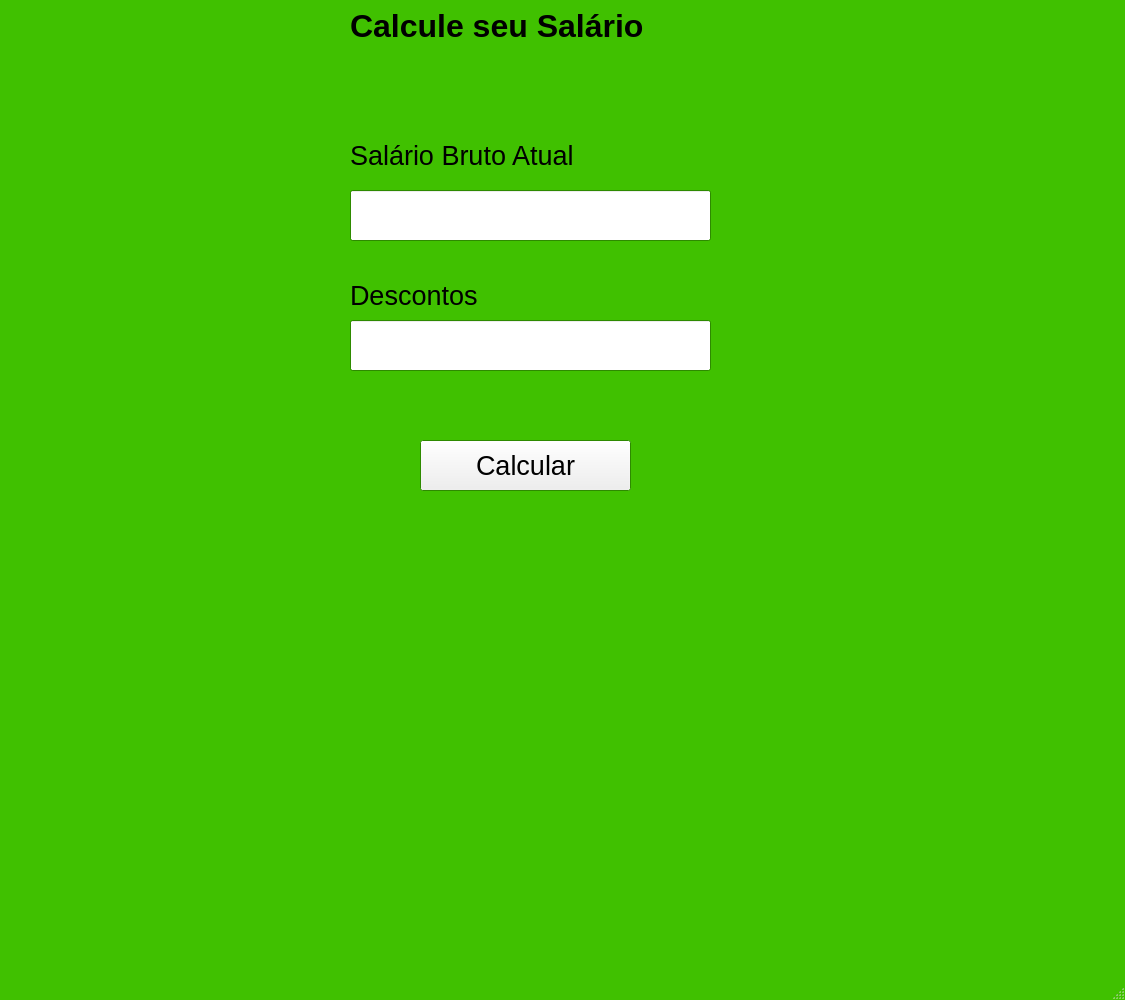
<?xml version="1.0" encoding="UTF-8"?>
<ui version="4.0">
 <class>MainWindow</class>
 <widget class="QMainWindow" name="MainWindow">
  <property name="enabled">
   <bool>true</bool>
  </property>
  <property name="geometry">
   <rect>
    <x>0</x>
    <y>0</y>
    <width>1125</width>
    <height>1000</height>
   </rect>
  </property>
  <property name="minimumSize">
   <size>
    <width>0</width>
    <height>1000</height>
   </size>
  </property>
  <property name="palette">
   <palette>
    <active>
     <colorrole role="Base">
      <brush brushstyle="SolidPattern">
       <color alpha="255">
        <red>255</red>
        <green>255</green>
        <blue>255</blue>
       </color>
      </brush>
     </colorrole>
     <colorrole role="Window">
      <brush brushstyle="SolidPattern">
       <color alpha="255">
        <red>64</red>
        <green>193</green>
        <blue>0</blue>
       </color>
      </brush>
     </colorrole>
    </active>
    <inactive>
     <colorrole role="Base">
      <brush brushstyle="SolidPattern">
       <color alpha="255">
        <red>255</red>
        <green>255</green>
        <blue>255</blue>
       </color>
      </brush>
     </colorrole>
     <colorrole role="Window">
      <brush brushstyle="SolidPattern">
       <color alpha="255">
        <red>64</red>
        <green>193</green>
        <blue>0</blue>
       </color>
      </brush>
     </colorrole>
    </inactive>
    <disabled>
     <colorrole role="Base">
      <brush brushstyle="SolidPattern">
       <color alpha="255">
        <red>64</red>
        <green>193</green>
        <blue>0</blue>
       </color>
      </brush>
     </colorrole>
     <colorrole role="Window">
      <brush brushstyle="SolidPattern">
       <color alpha="255">
        <red>64</red>
        <green>193</green>
        <blue>0</blue>
       </color>
      </brush>
     </colorrole>
    </disabled>
   </palette>
  </property>
  <property name="font">
   <font>
    <family>Arial</family>
    <pointsize>20</pointsize>
    <weight>75</weight>
    <bold>true</bold>
   </font>
  </property>
  <property name="windowTitle">
   <string>MainWind</string>
  </property>
  <widget class="QWidget" name="centralwidget">
   <property name="font">
    <font>
     <family>Arial</family>
     <pointsize>20</pointsize>
     <weight>50</weight>
     <bold>false</bold>
    </font>
   </property>
   <widget class="QLabel" name="label">
    <property name="geometry">
     <rect>
      <x>350</x>
      <y>0</y>
      <width>401</width>
      <height>51</height>
     </rect>
    </property>
    <property name="font">
     <font>
      <family>Arial</family>
      <pointsize>24</pointsize>
      <weight>75</weight>
      <bold>true</bold>
      <underline>false</underline>
      <strikeout>false</strikeout>
      <stylestrategy>PreferAntialias</stylestrategy>
      <kerning>true</kerning>
     </font>
    </property>
    <property name="text">
     <string>Calcule seu Salário</string>
    </property>
   </widget>
   <widget class="QLabel" name="label_2">
    <property name="geometry">
     <rect>
      <x>350</x>
      <y>130</y>
      <width>401</width>
      <height>51</height>
     </rect>
    </property>
    <property name="font">
     <font>
      <family>Arial</family>
      <pointsize>20</pointsize>
      <weight>50</weight>
      <bold>false</bold>
      <underline>false</underline>
      <strikeout>false</strikeout>
      <stylestrategy>PreferAntialias</stylestrategy>
      <kerning>true</kerning>
     </font>
    </property>
    <property name="text">
     <string>Salário Bruto Atual</string>
    </property>
   </widget>
   <widget class="QLabel" name="label_3">
    <property name="geometry">
     <rect>
      <x>350</x>
      <y>270</y>
      <width>401</width>
      <height>51</height>
     </rect>
    </property>
    <property name="font">
     <font>
      <family>Arial</family>
      <pointsize>20</pointsize>
      <weight>50</weight>
      <bold>false</bold>
      <underline>false</underline>
      <strikeout>false</strikeout>
      <stylestrategy>PreferAntialias</stylestrategy>
      <kerning>true</kerning>
     </font>
    </property>
    <property name="text">
     <string>Descontos</string>
    </property>
   </widget>
   <widget class="QLineEdit" name="lineEdit">
    <property name="geometry">
     <rect>
      <x>350</x>
      <y>190</y>
      <width>361</width>
      <height>51</height>
     </rect>
    </property>
   </widget>
   <widget class="QLineEdit" name="lineEdit_2">
    <property name="geometry">
     <rect>
      <x>350</x>
      <y>320</y>
      <width>361</width>
      <height>51</height>
     </rect>
    </property>
   </widget>
   <widget class="QPushButton" name="pushButton">
    <property name="geometry">
     <rect>
      <x>420</x>
      <y>440</y>
      <width>211</width>
      <height>51</height>
     </rect>
    </property>
    <property name="text">
     <string>Calcular</string>
    </property>
   </widget>
  </widget>
  <widget class="QMenuBar" name="menubar">
   <property name="geometry">
    <rect>
     <x>0</x>
     <y>0</y>
     <width>1125</width>
     <height>44</height>
    </rect>
   </property>
  </widget>
  <widget class="QStatusBar" name="statusbar"/>
 </widget>
 <resources/>
 <connections/>
</ui>
